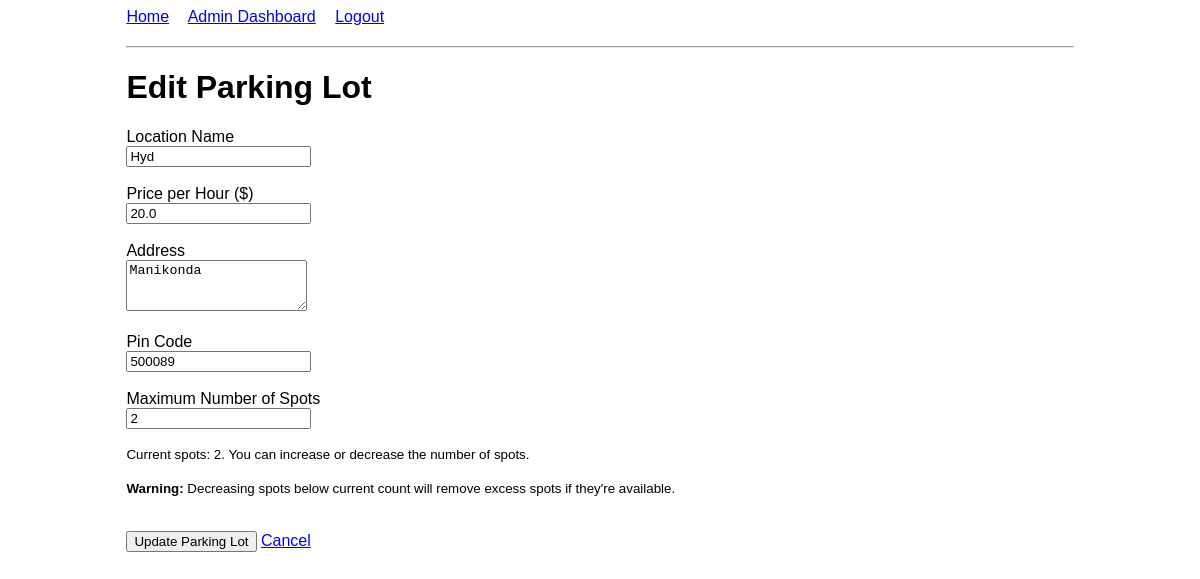
/edit_lot/1 (signed in), run on an earlier commit of the app's database.
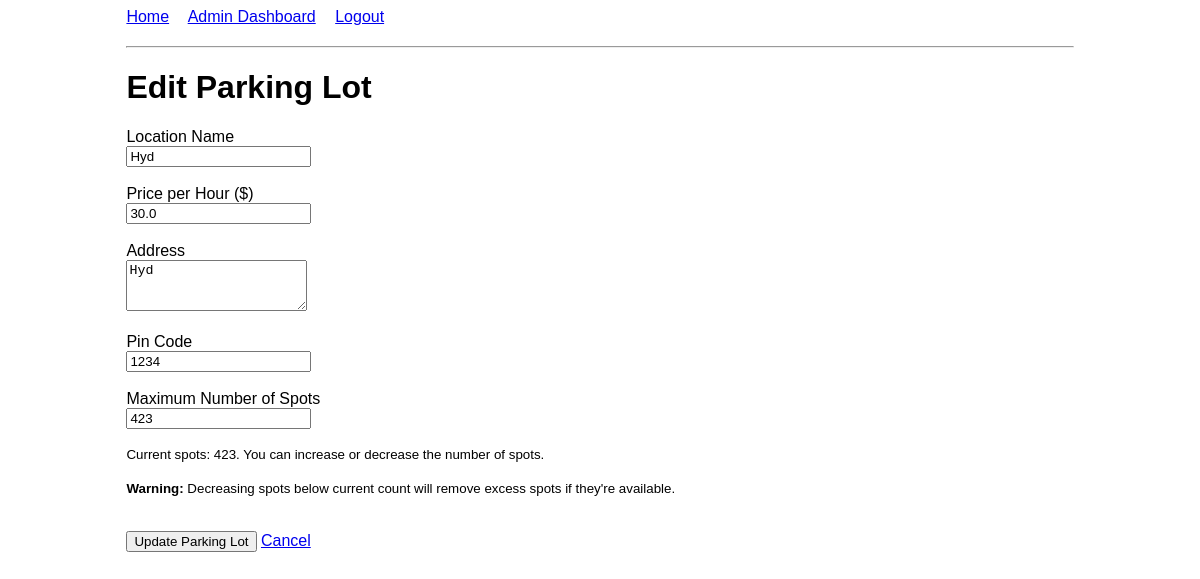
And on a later commit of the database.
### models/models.py (models this page shows)
class ParkingLot(db.Model):
    __tablename__ = 'parking_lots'
    id = db.Column(db.Integer, primary_key=True)
    prime_location_name = db.Column(db.String(100), nullable=False)
    price = db.Column(db.Float, nullable=False)
    address = db.Column(db.String(200), nullable=False)
    pin_code = db.Column(db.String(10), nullable=False)
    maximum_number_of_spots = db.Column(db.Integer, nullable=False)
    spots = db.relationship('ParkingSpot', backref='lot', cascade='all, delete-orphan')

### app.py (the view, shortened to what this page needs)
@app.route('/edit_lot/<int:lot_id>', methods=['GET', 'POST'])
def edit_lot(lot_id):
    if 'admin_id' not in session:
        flash('Please login as admin first!', 'error')
        return redirect(url_for('login'))
    lot = ParkingLot.query.get_or_404(lot_id)
    current_spots_count = ParkingSpot.query.filter_by(lot_id=lot_id).count()
    return render_template('edit_lot.html', lot=lot, current_spots_count=current_spots_count)

### templates/edit_lot.html (shortened to what this page needs)
{% extends "base.html" %}
{% block content %}
    <h1>Edit Parking Lot</h1>
    <form method="POST">
        <div>
            <label for="name">Location Name</label><br>
            <input type="text" id="name" name="name" value="{{ lot.prime_location_name }}" required>
        </div>
        <br>
        <div>
            <label for="price">Price per Hour ($)</label><br>
            <input type="number" step="0.01" id="price" name="price" value="{{ lot.price }}" required>
        </div>
        <br>
        <div>
            <label for="address">Address</label><br>
            <textarea id="address" name="address" rows="3" required>{{ lot.address }}</textarea>
        </div>
        <br>
        <div>
            <label for="pin_code">Pin Code</label><br>
            <input type="text" id="pin_code" name="pin_code" value="{{ lot.pin_code }}" required>
        </div>
        <br>
        <div>
            <label for="max_spots">Maximum Number of Spots</label><br>
            <input type="number" id="max_spots" name="max_spots" value="{{ lot.maximum_number_of_spots }}" min="1" required>
            <p><small>Current spots: {{ current_spots_count }}. You can increase or decrease the number of spots.</small></p>
            <p><small><strong>Warning:</strong> Decreasing spots below current count will remove excess spots if they're available.</small></p>
        </div>
        <br>
        <button type="submit">Update Parking Lot</button>
        <a href="{{ url_for('admin_dashboard') }}">Cancel</a>
    </form>
{% endblock %}

### templates/base.html (shortened to what this page needs)
<!DOCTYPE html>
<html lang="en">
<head>
</head>
<body>
    <div class="container">
        <nav>
            <a href="{{ url_for('index') }}">Home</a>
            {% if session['admin_id'] %}
                <a href="{{ url_for('admin_dashboard') }}">Admin Dashboard</a>
                <a href="{{ url_for('logout') }}">Logout</a>
            {% elif session['user_id'] %}
                <a href="{{ url_for('user_dashboard') }}">User Dashboard</a>
                <a href="{{ url_for('logout') }}">Logout</a>
            {% else %}
                <a href="{{ url_for('login') }}">Login</a>
                <a href="{{ url_for('registration') }}">Register</a>
            {% endif %}
        </nav>
        <hr>
        {% block content %}{% endblock %}
    </div>
</body>
</html>

### templates/base.html (style rules this page uses)
body { font-family: sans-serif; }
.container { width: 80%; margin: auto; }
nav { margin-bottom: 20px; }
nav a { margin-right: 15px; }

What changed in the data, as far as the page shows it:
changed ParkingLot "Hyd": price "20.0" → "30.0"; address "Manikonda" → "Hyd"; pin_code "500089" → "1234"; max_spots "2" → "423"
Also different on the page:
{{ current_spots_count }}: "2" → "423"
